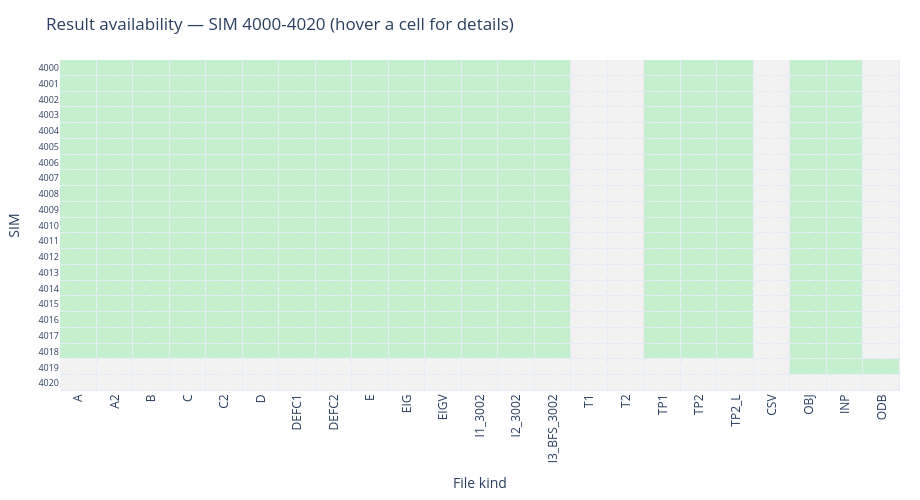

Source (notebook cell):
### Markdown cell above
## Interactive heatmap (hover any cell to see SIM, kind, status, size)

### Code cell
import plotly.graph_objects as go

status_map = {'missing': 0, 'invalid': 1, 'valid': 2}
status_code = status_df.apply(lambda col: col.map(status_map)).astype(int)

# customdata carries (status, size_kb) per cell so the hover text can show
# the exact simulation, file kind, status, and size on mouseover.
customdata = np.dstack([
    status_df.values,
    size_kb_df.values,
])

fig = go.Figure(data=go.Heatmap(
    z=status_code.values,
    x=ALL_KINDS,
    y=[str(s) for s in SIMS],
    customdata=customdata,
    colorscale=[[0.0, '#f2f2f2'], [0.33, '#f2f2f2'],
                [0.34, '#ffc7ce'], [0.66, '#ffc7ce'],
                [0.67, '#c6efce'], [1.0, '#c6efce']],
    zmin=0, zmax=2,
    showscale=False,
    xgap=1, ygap=1,
    hovertemplate=(
        'SIM %{y}<br>'
        'kind: %{x}<br>'
        'status: %{customdata[0]}<br>'
        'size: %{customdata[1]:.1f} KB'
        '<extra></extra>'
    ),
))

fig.update_layout(
    title=f'Result availability — SIM {SIM_START}-{SIM_END} (hover a cell for details)',
    xaxis_title='File kind',
    yaxis_title='SIM',
    width=max(700, 40 * len(ALL_KINDS)),
    height=max(500, 16 * len(SIMS)),
    yaxis=dict(autorange='reversed', type='category', tickfont=dict(size=9)),
    xaxis=dict(type='category', tickangle=-90),
    margin=dict(l=60, r=20, t=60, b=100),
)
fig.show()

### Figure 1 — Plotly figure (JSON) as saved in the notebook; plotly's stock layout.template omitted (floating-point values rounded to 4 significant figures; data arrays with more than 128 entries replaced by an {"elided": "..."} marker saying what was removed)
{"data": [{"colorscale": [[0, "#f2f2f2"], [0.33, "#f2f2f2"], [0.34, "#ffc7ce"], [0.66, "#ffc7ce"], [0.67, "#c6efce"], [1, "#c6efce"]], "customdata": {"elided": "21x23x2 mixed values"}, "hovertemplate": "SIM %{y}<br>kind: %{x}<br>status: %{customdata[0]}<br>size: %{customdata[1]:.1f} KB<extra></extra>", "showscale": false, "type": "heatmap", "x": ["A", "A2", "B", "C", "C2", "D", "DEFC1", "DEFC2", "E", "EIG", "EIGV", "I1_3002", "I2_3002", "I3_BFS_3002", "T1", "T2", "TP1", "TP2", "TP2_L", "CSV", "OBJ", "INP", "ODB"], "xgap": 1, "y": ["4000", "4001", "4002", "4003", "4004", "4005", "4006", "4007", "4008", "4009", "4010", "4011", "4012", "4013", "4014", "4015", "4016", "4017", "4018", "4019", "4020"], "ygap": 1, "z": {"elided": "21x23 int values"}, "zmax": 2, "zmin": 0}], "layout": {"height": 500, "margin": {"b": 100, "l": 60, "r": 20, "t": 60}, "title": {"text": "Result availability — SIM 4000-4020 (hover a cell for details)"}, "width": 920, "xaxis": {"tickangle": -90, "title": {"text": "File kind"}, "type": "category"}, "yaxis": {"autorange": "reversed", "tickfont": {"size": 9}, "title": {"text": "SIM"}, "type": "category"}}}
